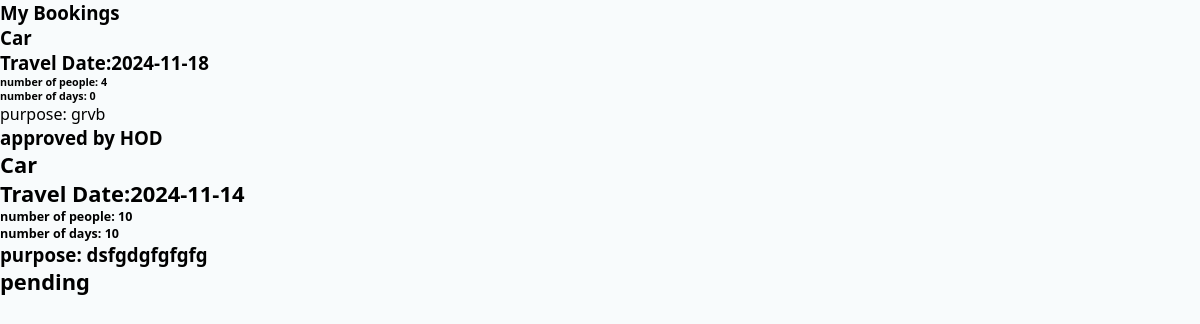
Before: /user_home/my_bookings.php (signed in) with the older database file.
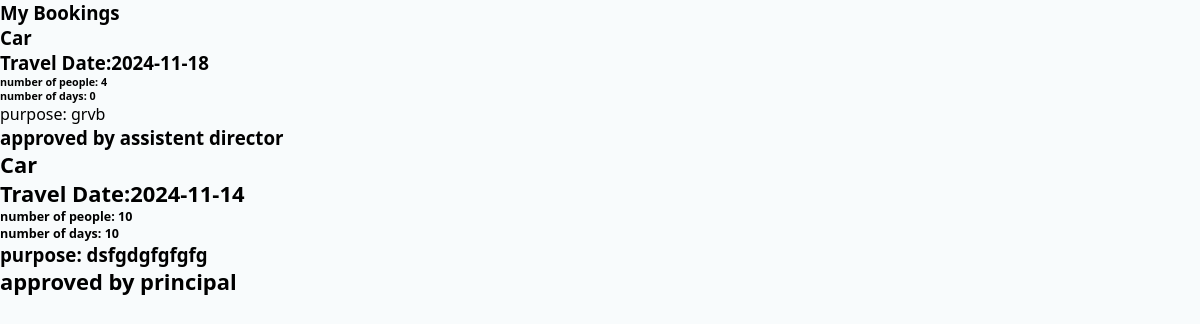
After: the same page with the newer database file.
### tables this page shows
CREATE TABLE `bookings` (
  `id` int(50) NOT NULL,
  `vehicle` varchar(255) NOT NULL,
  `travel_date` date NOT NULL,
  `purpose` text NOT NULL,
  `num_people` int(11) NOT NULL,
  `num_days` int(50) NOT NULL,
  `pickup_from` varchar(255) NOT NULL,
  `pickup_time` time NOT NULL,
  `drop_to` varchar(255) NOT NULL,
  `drop_time` time NOT NULL,
  `booking_status` varchar(250) NOT NULL,
  `user_id` int(11) DEFAULT NULL,
  `created_at` timestamp NOT NULL DEFAULT current_timestamp()
);

### user_home/my_bookings.php (the view, shortened to what this page needs)
<?php
include('../db.php');
?>
<!DOCTYPE html>
<html lang="en">
<head>
    <link rel="stylesheet" href="../styles/style_header.css">
    <link rel="stylesheet" href="https://cdnjs.cloudflare.com/ajax/libs/font-awesome/6.6.0/css/all.min.css">
</head>
<body>
    <section class="board">
        <div class="board-header">
            <h3>My Bookings</h3>
        </div>
    <div class="grid-container">
        <?php
            $id=$_SESSION['user_id'];
            $sql = "SELECT * FROM `bookings` WHERE `user_id` = '$id';";
                $result = $conn->query($sql);
            if ($result->num_rows > 0) {
                while ($row = $result->fetch_assoc()) {   ?>
                    <a  href="vehicle_detail.php ?v_id=<?php echo $row['id']; ?>">
                    <div class="grid-item">
                        <h3><?php  echo $row['vehicle'] ;?></h3>
                        <h3><?php  echo "Travel Date:". $row['travel_date'] ?></h3>
                        <h6><?php  echo "number of people: " . $row['num_people']; ?></h6>
                        <h6><?php  echo "number of days: " . $row['num_days'] ;?></h6>
                        <p><?php  echo "purpose: " . $row['purpose'] ;?></p>
                        <h3><?php   if($row['booking_status']==='d_approved'){
                                        echo"approved by director";
                                    }else if($row['booking_status']==='d_rejected'){
                                        echo"Rejected by Director";
                                    }else if($row['booking_status']==='a_d_approved'){
                                        echo"approved by assistent director";
                                    }else if($row['booking_status']==='a_d_rejected'){
                                        echo"Rejected by Assistent director";
                                    }else if($row['booking_status']==='p_approved'){
                                        echo"approved by principal";
                                    }else if($row['booking_status']==='p_rejected'){
                                        echo"Rejected By Principal";
                                    }else if($row['booking_status']==='hod_approved'){
                                        echo"approved by HOD";
                                    }else if($row['booking_status']==='hod_rejected'){
                                        echo"Rejected by HOD";
                                    }else{
                                        echo"pending";
                                    }
                        } ?></h3>
                    </div>
                     </a>
                <?php
        } else {
            echo "No Bookings...";
        }
        ?>
            </div>
        </section>
</body>
</html>

Changed rows visible on the page:
changed bookings "grvb": booking_status "approved by HOD" → "approved by assistent director"
changed bookings "dsfgdgfgfgfg": booking_status "pending" → "approved by principal"
